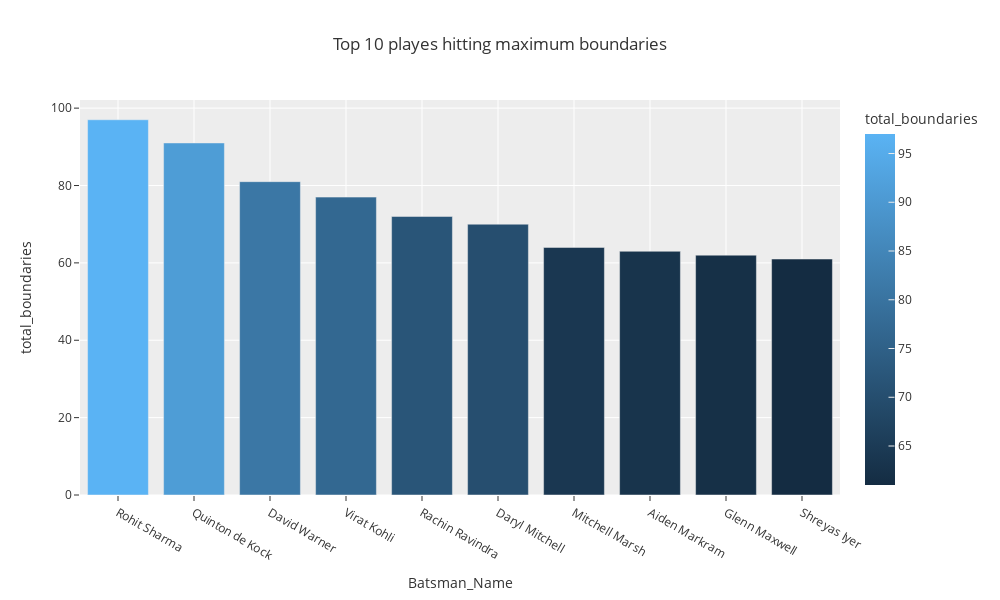

Notebook source saved alongside this figure:
### Code cell
fig=px.bar(boundaries, x='Batsman_Name', y='total_boundaries', title='Top 10 playes hitting maximum boundaries', height=600, width=1000, color='total_boundaries', template='ggplot2')
fig.show()

### Figure 1 — Plotly figure (JSON) as saved in the notebook; plotly's stock layout.template omitted (floating-point values rounded to 4 significant figures)
{"data": [{"alignmentgroup": "True", "hovertemplate": "Batsman_Name=%{x}<br>total_boundaries=%{marker.color}<extra></extra>", "legendgroup": "", "marker": {"color": [97, 91, 81, 77, 72, 70, 64, 63, 62, 61], "coloraxis": "coloraxis", "pattern": {"shape": ""}}, "name": "", "offsetgroup": "", "orientation": "v", "showlegend": false, "textposition": "auto", "type": "bar", "x": ["Rohit Sharma", "Quinton de Kock", "David Warner", "Virat Kohli", "Rachin Ravindra", "Daryl Mitchell", "Mitchell Marsh", "Aiden Markram", "Glenn Maxwell", "Shreyas Iyer"], "xaxis": "x", "y": [97, 91, 81, 77, 72, 70, 64, 63, 62, 61], "yaxis": "y"}], "layout": {"barmode": "relative", "coloraxis": {"colorbar": {"title": {"text": "total_boundaries"}}, "colorscale": [[0, "rgb(20,44,66)"], [1, "rgb(90,179,244)"]]}, "height": 600, "legend": {"tracegroupgap": 0}, "title": {"text": "Top 10 playes hitting maximum boundaries"}, "width": 1000, "xaxis": {"anchor": "y", "autorange": true, "domain": [0, 1], "range": [-0.5, 9.5], "title": {"text": "Batsman_Name"}, "type": "category"}, "yaxis": {"anchor": "x", "autorange": true, "domain": [0, 1], "range": [0, 102.1], "title": {"text": "total_boundaries"}, "type": "linear"}}}
